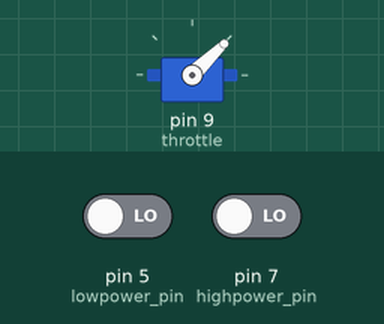
Bench run of a sketch on a simulated Arduino Uno, built with avr-gcc and run on an emulated ATmega328P. Shown: servo. The test bench sets the inputs (shaded band); at power-on: pin 7 (highpower_pin) LOW, pin 5 (lowpower_pin) LOW. What the sketch prints to the serial monitor is not drawn.

Above: at 3.2 s.
3.3 s: pin 7 (highpower_pin) driven HIGH
At 4.3 s:
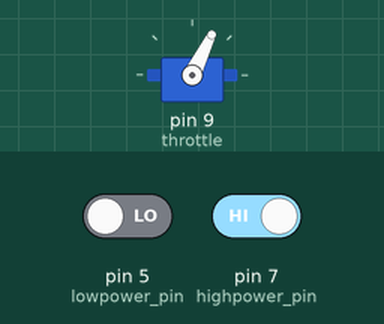
4.8 s: pin 5 (lowpower_pin) driven HIGH
At 5.4 s:
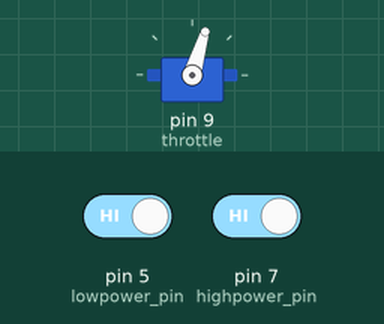
Timing chart, 0 to 7.8 s (numbered marks = the images above; inputs shaded):
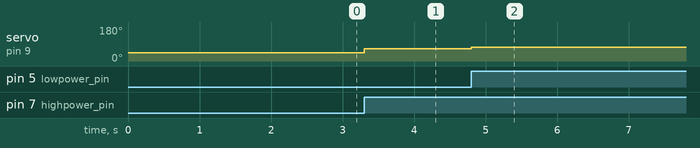

Measured:
- after the input at 3.3 s, servo on pin 9 (throttle): 44° → 64° at once
- after the input at 4.8 s, servo on pin 9 (throttle): 64° → 73° at once

The sketch:

pwmtest2.ino
```cpp
// reference:http://akiracing.com/2017/12/18/arduino_drone_motordrive/

#include <Servo.h>

const int throttle_max = 2000; //maximum width of the PWM
const int throttle_min = 1000; //minimum width of the PWM

Servo throttle; //generate the instance of the Servo with name "throttle"

int level = 0; //value of the motor output (width of the PWM(microsec))

int lowpower_pin = 5; //switch to drive motor in low mode
int highpower_pin = 7; //switch to drive motor in high mode


void setup() {
  Serial.begin(115200); //begin serial com with host PC

  pinMode(lowpower_pin, INPUT); // switch #1
  pinMode(highpower_pin, INPUT); // switch #2

  // ESC initialization process
  throttle.attach(9); //set the pin#9 as a PWM output
  level = throttle_min;
  throttle.writeMicroseconds(level); //set the throttle as minimum
  delay(2000);
  // initialization end
}

void loop() {
  int val1 = digitalRead(lowpower_pin); //read whether the switch#1 is ON
  int val2 = digitalRead(highpower_pin); //read whether the switch#2 is ON

  int sum = val2 * 2 + val1; //neither is off:0, #1 is on:1, #2 is on:2, eather is on:3
  level = 1000 + sum * 100; //set the width of the PWM accordingly (1000 ~ 1300)
  //  Serial.println(sum);
  throttle.writeMicroseconds(level); //drive motor
  Serial.println(level); //print drive motor level
}
```
